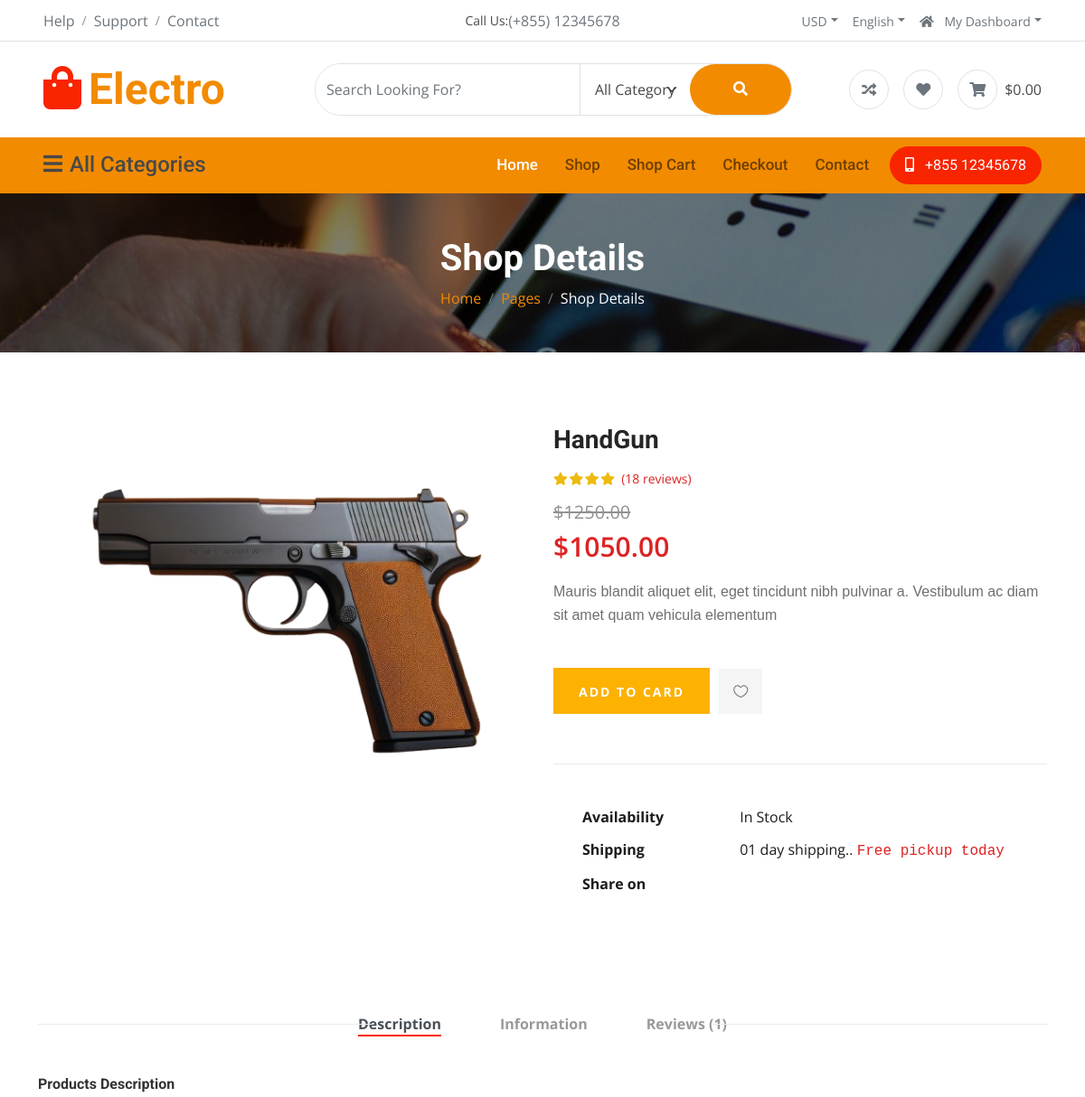
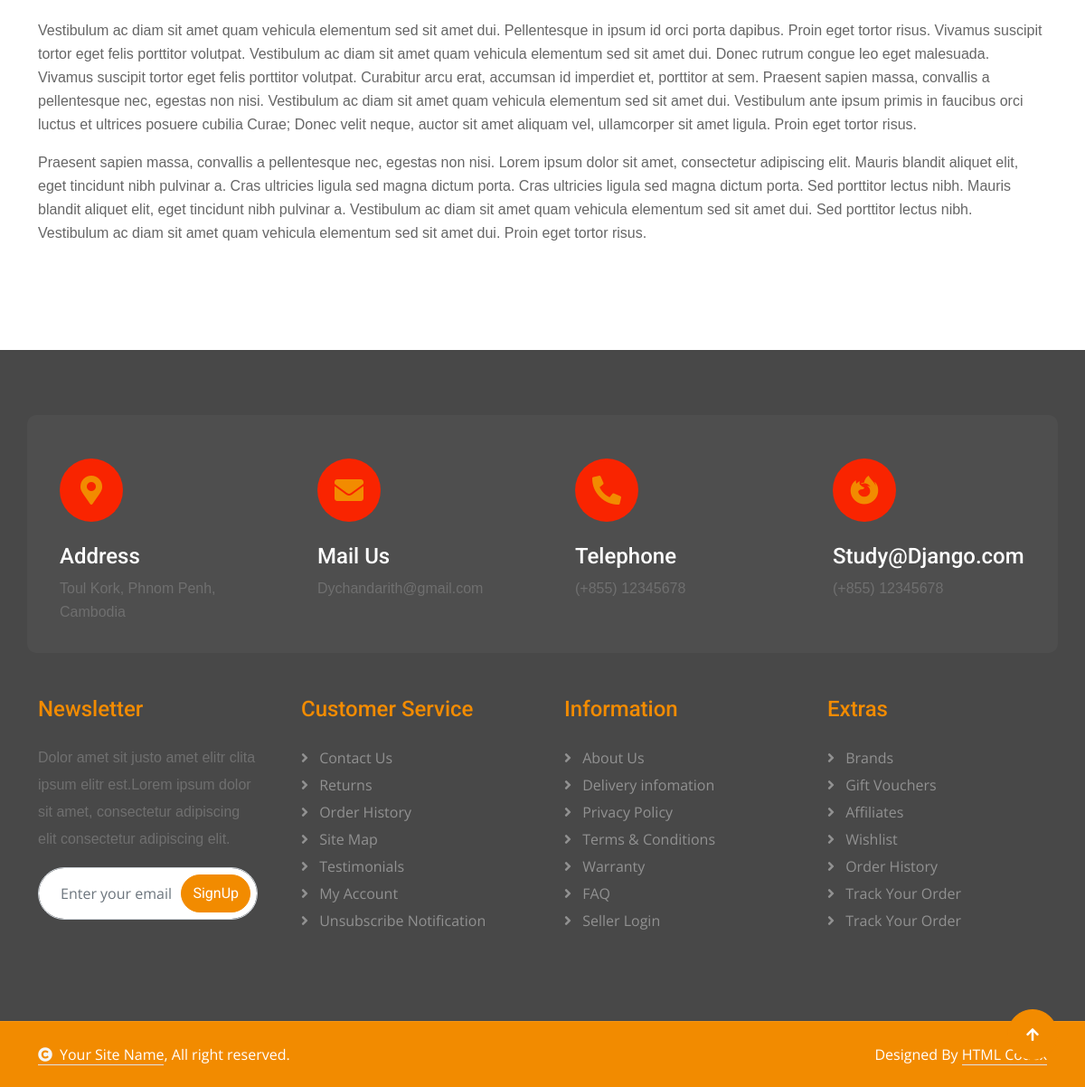
The page /ElectroShopDetail/1 on the database its author committed (2 pictures, top to bottom).
### accounts/models.py (models this page shows, shortened)
class Product(models.Model):
    categoryID = models.ForeignKey(Category, on_delete=models.SET_NULL, null=True, blank=True)
    productName = models.CharField(max_length=200, null=True, blank=True)
    description = models.TextField(blank=True, null=True)
    image = models.ImageField(upload_to="img/products/", null=True, blank=True)
    old_price = models.DecimalField(max_digits=10, decimal_places=2, null=True, blank=True)
    new_price = models.DecimalField(max_digits=10, decimal_places=2)
    availability = models.CharField(max_length=200, null=True)
    shipping = models.CharField(max_length=200, null=True)
    rating = models.PositiveIntegerField(default=5)

class ProductDetail(models.Model):
    productDescript = models.CharField(max_length=200, null=True)
    productID = models.ForeignKey(Product, on_delete=models.CASCADE, null=True)
    Description =  RichTextUploadingField(null=True)
    Information = RichTextUploadingField(null=True)
    Reviews = RichTextUploadingField(null=True)
    productDetailDate = models.DateTimeField (auto_now_add=True, null=True)

### accounts/views.py (the view)
# urls.py: path('ElectroShopDetail/<int:pk>', views.ElectroShopDetail, name='ElectroShopDetail'),
def ElectroShopDetail(request, pk):
    DTProduct = Product.objects.get(id=pk)
    DTProductDetail = ProductDetail.objects.get(productID=pk)
    context = {
        'products': DTProduct,
        'productDetail': DTProductDetail
    }
    return render(request, 'Electro/shop-details.html', context)

### accounts/templates/Electro/shop-details.html (shortened to what this page needs)
{% load static %}
<!DOCTYPE html>
<html lang="zxx">
<head>
    <link rel="stylesheet" href="{% static 'Ogani/css/elegant-icons.css' %}" type="text/css">
    <link rel="stylesheet" href="{% static 'Ogani/css/nice-select.css' %}" type="text/css">
    <link rel="stylesheet" href="{% static 'Ogani/css/style.css' %}" type="text/css">
    {% include 'Electro/IncludePath/Head.html' %}
</head>
<body>
        {% include 'Electro/IncludePath/Topbar.html' %}
        {% include 'Electro/IncludePath/Navbar&Hero.html' %}
        <div class="container-fluid page-header py-5">
            <h1 class="text-center text-white display-6 wow fadeInUp" data-wow-delay="0.1s">Shop Details</h1>
            <ol class="breadcrumb justify-content-center mb-0 wow fadeInUp" data-wow-delay="0.3s">
                <li class="breadcrumb-item"><a href="#">Home</a></li>
                <li class="breadcrumb-item"><a href="#">Pages</a></li>
                <li class="breadcrumb-item active text-white">Shop Details</li>
            </ol>
        </div>
    <section class="product-details spad">
        <div class="container">
            <div class="row">
                <div class="col-lg-6 col-md-6">
                    <div class="product__details__pic">
                        <div class="product__details__pic__item">
                            <img class="product__details__pic__item--large"
                                src="{% static products.image %}" alt="">
                        </div>
                    </div>
                </div>
                <div class="col-lg-6 col-md-6">
                    <div class="product__details__text">
                        <h3>{{products.productName}}</h3>
                        <div class="product__details__rating">
                            <i class="fa fa-star"></i>
                            <i class="fa fa-star"></i>
                            <i class="fa fa-star"></i>
                            <i class="fa fa-star"></i>
                            <span>(18 reviews)</span>
                        </div>
                        {% if products.old_price %}
                            <del class="me-2 fs-5">${{ products.old_price }}</del>
                        {% endif %}
                        <div class="product__details__price">${{products.new_price}}</div>
                        <p>{{productDetail.productDescript}}</p>
                        <a href="{% url 'add_to_cart' products.id %}" class="primary-btn">ADD TO CARD</a>
                        <a href="#" class="heart-icon"><span class="icon_heart_alt"></span></a>
                        <ul>
                            <li><b>Availability</b> <span>{{products.availability}}</span></li>
                            <li><b>Shipping</b> <span>{{products.shipping}}. <samp>Free pickup today</samp></span></li>
                            <li><b>Share on</b></li>
                                <div class="share">
                                    <a href="#"><i class="fa fa-facebook"></i></a>
                                    <a href="#"><i class="fa fa-twitter"></i></a>
                                    <a href="#"><i class="fa fa-instagram"></i></a>
                                    <a href="#"><i class="fa fa-pinterest"></i></a>
                                </div>
                        </ul>
                    </div>
                </div>
                <div class="col-lg-12">
                    <div class="product__details__tab">
                        <ul class="nav nav-tabs" role="tablist">
                            <li class="nav-item">
                                <a class="nav-link active" data-toggle="tab" href="#tabs-1" role="tab"
                                    aria-selected="true">Description</a>
                            </li>
                            <li class="nav-item">
                                <a class="nav-link" data-toggle="tab" href="#tabs-2" role="tab"
                                    aria-selected="false">Information</a>
                            </li>
                            <li class="nav-item">
                                <a class="nav-link" data-toggle="tab" href="#tabs-3" role="tab"
                                    aria-selected="false">Reviews <span>(1)</span></a>
                            </li>
                        </ul>
                        <div class="tab-content">
                            <div class="tab-pane active" id="tabs-1" role="tabpanel">
                                <div class="product__details__tab__desc">
                                    <h6>Products Description</h6>
                                    <p>{{productDetail.Description|safe}}</p>
                                </div>
                            </div>
                        </div>
                    </div>
                </div>
            </div>
        </div>
    </section>
        {% include 'Electro/IncludePath/Footer.html' %}
        {% include 'Electro/IncludePath/Copyright.html' %}
        {% include 'Electro/IncludePath/BackToTop.html' %}
</body>
</html>

### rows shown on the page
Product: image (picture), productName "HandGun", old_price "1250.00", new_price "1050.00", availability "In Stock", shipping "01 day shipping."
ProductDetail: productDescript "Mauris blandit aliquet elit, eget tincidunt nibh pulvinar a. Vestibulum ac diam sit amet quam vehicula elementum", Description "Vestibulum ac diam sit amet quam vehicula elementum sed sit amet dui. Pellentesque in ipsum id orci porta dapibus. Proin eget tortor risus. Vivamus suscipit tortor eget felis porttitor volutpat. Vestibulum ac diam sit amet quam vehicula elementum sed sit amet dui. Donec rutrum congue leo eget malesuada. Vivamus suscipit tortor eget felis porttitor volutpat. Curabitur arcu erat, accumsan id imperdiet et, porttitor at sem. Praesent sapien massa, convallis a pellentesque nec, egestas non nisi. Vestibulum ac diam sit amet quam vehicula elementum sed sit amet dui. Vestibulum ante ipsum primis in faucibus orci luctus et ultrices posuere cubilia Curae; Donec velit neque, auctor sit amet aliquam…"
